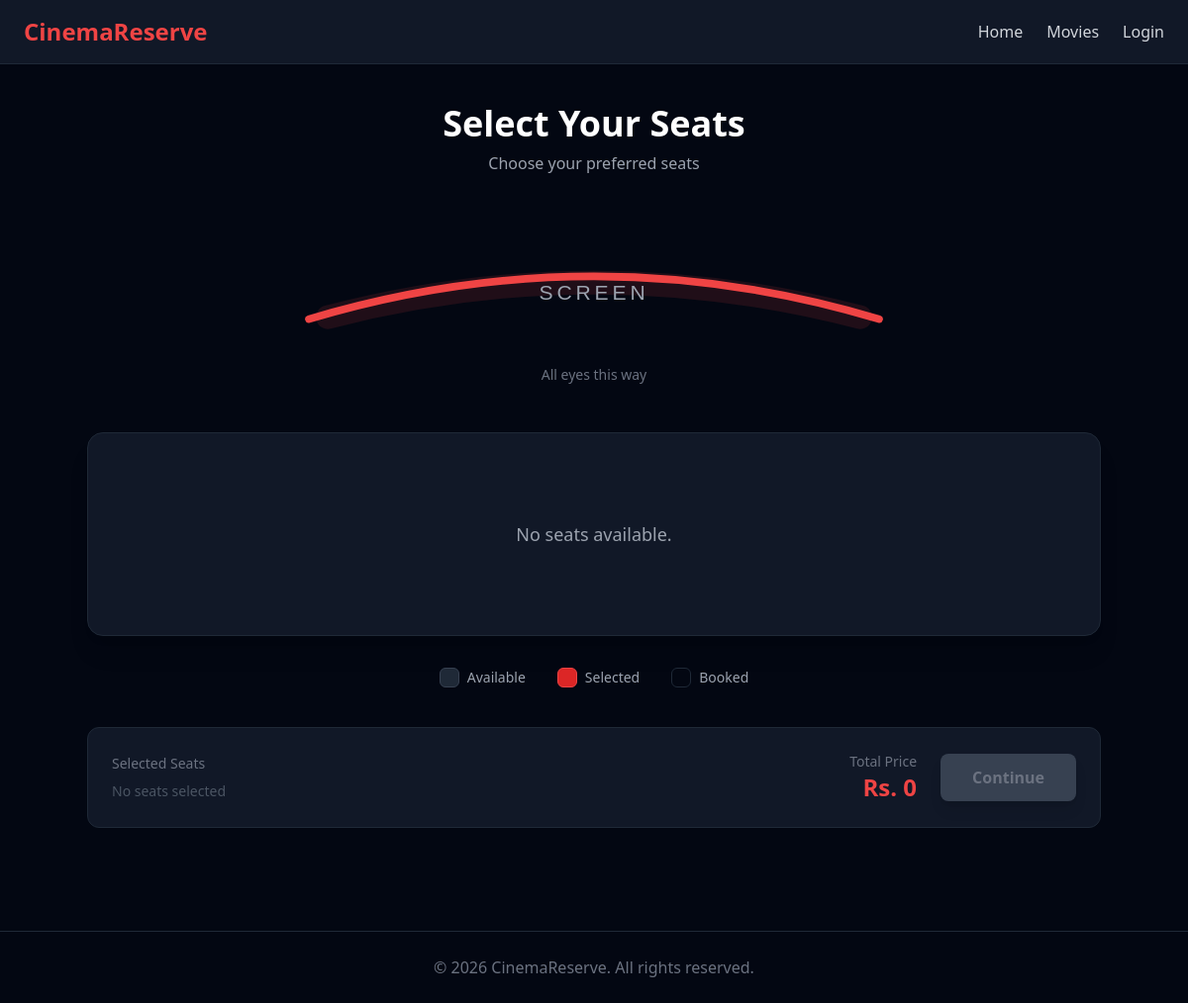
Page /show/2/hall/ on the earlier database version.
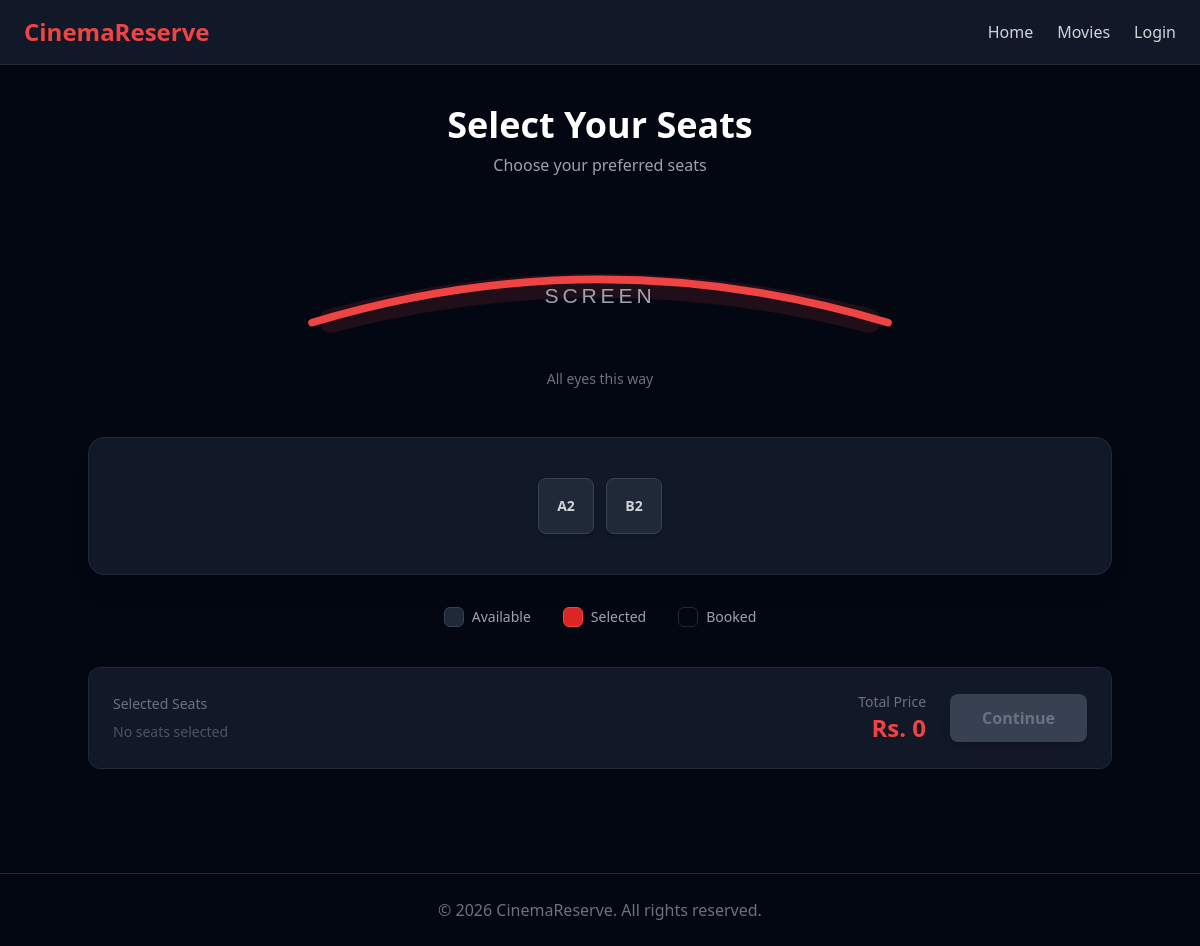
Same page on the later database version.
### core/models.py (models this page shows, shortened)
class Seat(models.Model):
    name=models.CharField(max_length=10)
    cinemahall=models.ForeignKey(CinemaHall,on_delete=models.CASCADE,related_name="seats")

### core/views.py (the view)
# urls.py: path('show/<show_id>/hall/',views.hall_seats_view,name="hall_seats"),
def hall_seats_view(request,show_id):
   show=get_object_or_404(Show,pk=show_id)
   seats=show.cinemahall.seats.all()
   context={
      'show':show,
      'seats':seats
   }
   return render(request,"core/hall_seats.html",context)

### core/templates/core/hall_seats.html (shortened to what the changed rows need)
{% extends "core/base.html" %}
{% block main_content %}
<div class="max-w-5xl mx-auto">
    <div class="text-center mb-10">
        <h2 class="text-3xl md:text-4xl font-bold text-white">
            Select Your Seats
        </h2>
    </div>
    <div class="bg-gray-900 border border-gray-800 rounded-2xl p-6 md:p-10 shadow-xl">
        <div class="flex flex-col items-center gap-4">
            <div class="flex items-center gap-3">
            {% for seat in seats %}
                <button
                    type="button"
                    data-seat="{{ seat.name }}"
                    data-price="{{ show.price }}"
                    class="
                        seat
                        w-12 h-12
                        sm:w-14 sm:h-14
                        rounded-lg
                        bg-gray-800
                        border border-gray-700
                        text-gray-300
                        font-semibold
                        text-sm
                        shadow-md
                        hover:bg-red-600
                        hover:border-red-500
                        hover:text-white
                        hover:scale-105
                        transition
                        duration-200
                    "
                >
                    {{ seat.name }}
                </button>
            {% empty %}
                <div class="text-center py-12">
                    <p class="text-gray-400 text-lg">
                        No seats available.
                    </p>
                </div>
            {% endfor %}
            </div>
        </div>
    </div>
</div>
{% endblock %}

Differences in the rows shown:
added Seat: name "A2"
added Seat: name "B2"
Other differences:
text no longer shown: "No seats available."
